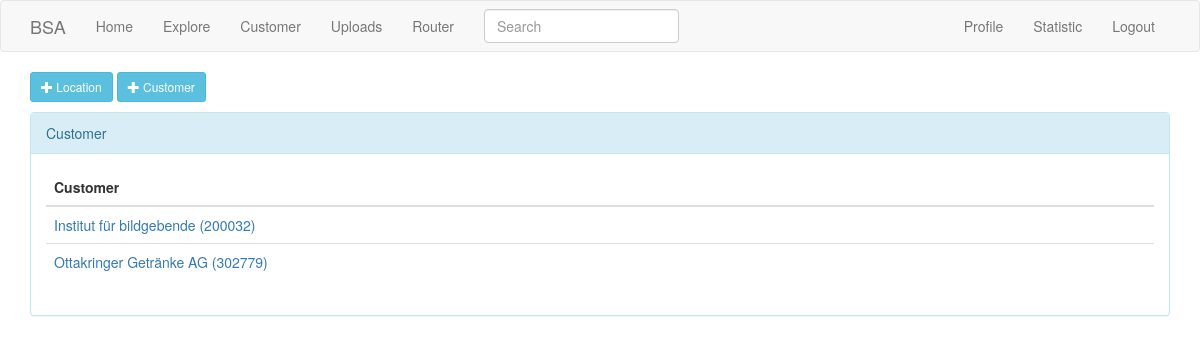
Page /cutomers (signed in) on the earlier database version.
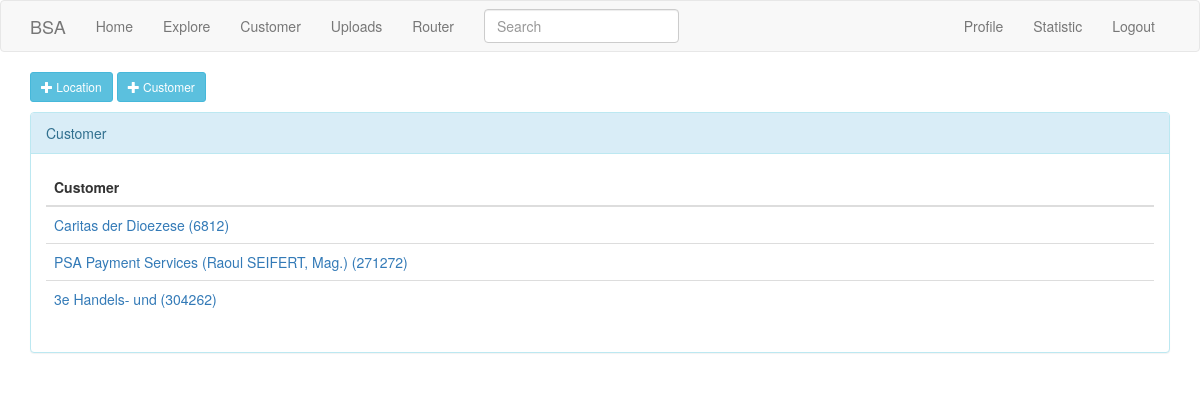
Same page on the later database version.
### app/models.py (models this page shows)
class Customer(db.Model):
    id = db.Column(db.Integer, primary_key=True)
    name= db.Column(db.String(140) ,index=True, unique=True)
    locations =db.relationship('Location', backref='customer')

### app/main/routes.py (the view, shortened to what this page needs)
@bp.route('/cutomers',methods=['GET', 'POST'])
@login_required
def customers():
    available_customers=Customer.query.all()
    groups_list=[(i.id,i.name) for i in available_customers]
    form= LocationForm()
    form2= CustomerForm()
    form.customer.choices = groups_list
    custquerys=Customer.query.all()
    locquerys=Location.query.all()
    if form2.validate_on_submit():
        custname=Customer(name=form2.name.data)
        db.session.add(custname)
        db.session.commit()
        flash(_('Your changes have been saved.'))
    return render_template('customers.html', title=_('Customers'), form=form, locquerys=locquerys, custquerys=custquerys, form2=form2)

### app/main/forms.py
class SearchForm(FlaskForm):
    q = StringField(_l('Search'), validators=[DataRequired()])
    def __init__(self, *args, **kwargs):
        if 'formdata' not in kwargs:
            kwargs['formdata'] = request.args
        if 'csrf_enabled' not in kwargs:
            kwargs['csrf_enabled'] = False
        super(SearchForm, self).__init__(*args, **kwargs)

class LocationForm(FlaskForm):
    residence = StringField(_l('Residence'))
    technology = StringField(_l('Technology'))
    customer = SelectField(u'Customer', coerce=int, validators=[InputRequired()])
    hardware= StringField(_l('Hardware'))
    project= StringField(_l('Project'))
    projectmanager= StringField(_l('Projectmanager'))
    contract=StringField(_l('Contract ID'))
    submit = SubmitField(_l('Submit'))

### app/main/routes.py (called while the page is built)
@bp.before_request
def before_request():
    if current_user.is_authenticated:
        current_user.last_seen = datetime.utcnow()
        db.session.commit()
        g.search_form = SearchForm()
    g.locale = str(get_locale())

### app/models.py (called while the page is built)
    @classmethod
    def before_commit(cls, session):
        session._changes = {
            'add': list(session.new),
            'update': list(session.dirty),
            'delete': list(session.deleted)
        }

    @classmethod
    def after_commit(cls, session):
        for obj in session._changes['add']:
            if isinstance(obj, SearchableMixin):
                add_to_index(obj.__tablename__, obj)
        for obj in session._changes['update']:
            if isinstance(obj, SearchableMixin):
                add_to_index(obj.__tablename__, obj)
        for obj in session._changes['delete']:
            if isinstance(obj, SearchableMixin):
                remove_from_index(obj.__tablename__, obj)
        session._changes = None

    @login.user_loader
    def load_user(id):
        return User.query.get(int(id))

### app/templates/customers.html (shortened to what this page needs)
{% extends "base.html" %}
{% import 'bootstrap/wtf.html' as wtf %}
{% block app_content %}
 <link rel="stylesheet" type="text/css" href="{{ url_for('static', filename='css/style.css') }}">
<button type="button" class="btn btn-info btn-sm"  data-toggle="modal" data-target="#myModal">
<span class="glyphicon glyphicon-plus"></span> Location
</button>
<button type="button" class="btn btn-info btn-sm"  data-toggle="modal" data-target="#myModal2">
<span class="glyphicon glyphicon-plus"></span> Customer
</button>
<div id="container_customersu_main" class="container_customersu_main" style="width: auto;">
<div  id="panel_main" class="panel panel-info">
<div class="panel-heading">Customer</div>
<div class="panel-body">
<table class="table">
  <thead>
    <tr>
      <th scope="col">Customer</th>
    </tr>
  </thead>
<tbody>
{% for custquery in custquerys  %}
<tr>
      <td><a href="{{ url_for('main.customersu',customername=custquery.name ) }}">{{custquery.name}}</a></td>
</tr>
{% endfor %}
</tbody>
</table>
</div>
</div>
{% endblock %}

### app/templates/base.html (shortened to what this page needs)
{% extends 'bootstrap/base.html' %}
{% block navbar %}
    <nav class="navbar navbar-default" >
        <div class="container" >
            <div class="navbar-header">
                <a class="navbar-brand" href="{{ url_for('main.index') }}">BSA</a>
            </div>
            <div class="collapse navbar-collapse" id="bs-example-navbar-collapse-1">
                <ul class="nav navbar-nav">
                    <li><a href="{{ url_for('main.index') }}">{{ _('Home') }}</a></li>
                    <li><a href="{{ url_for('main.explore') }}" >{{ _('Explore') }}</a></li>
                    <li><a href="{{ url_for('main.customers') }}">{{ _('Customer') }}</a></li>
                    <li><a href="{{ url_for('file.uploads') }}">{{ _('Uploads') }}</a></li>
                    <li><a href="{{ url_for('main.router') }}">{{ _('Router') }}</a></li>
                </ul>
                {% if g.search_form %}
                <form class="navbar-form navbar-left" method="get"
                        action="{{ url_for('main.search') }}">
                    <div class="form-group">
                        {{ g.search_form.q(size=20, class='form-control',
                            placeholder=g.search_form.q.label.text) }}
                    </div>
                </form>
                {% endif %}
                <ul class="nav navbar-nav navbar-right">
                    {% if current_user.is_anonymous %}
                    <li><a href="{{ url_for('auth.login') }}">{{ _('Login') }}</a></li>
                    {% else %}
                    <li><a href="{{ url_for('main.user', username=current_user.username) }}">{{ _('Profile') }}</a></li>
                    <li><a href="{{ url_for('main.statistics', username=current_user.username) }}">{{ _('Statistic') }}</a></li>
                    <li><a href="{{ url_for('auth.logout') }}">{{ _('Logout') }}</a></li>
                    {% endif %}
                </ul>
            </div>
        </div>
    </nav>
{% endblock %}
{% block content %}
    <div class="container">
        {% block app_content %}{% endblock %}
{% endblock %}

Differences in the rows shown:
changed Customer: name "Institut für bildgebende (200032)" → "Caritas der Dioezese (6812)"
changed Customer: name "Ottakringer Getränke AG (302779)" → "PSA Payment Services (Raoul SEIFERT, Mag.) (271272)"
added Customer: name "3e Handels- und (304262)"
